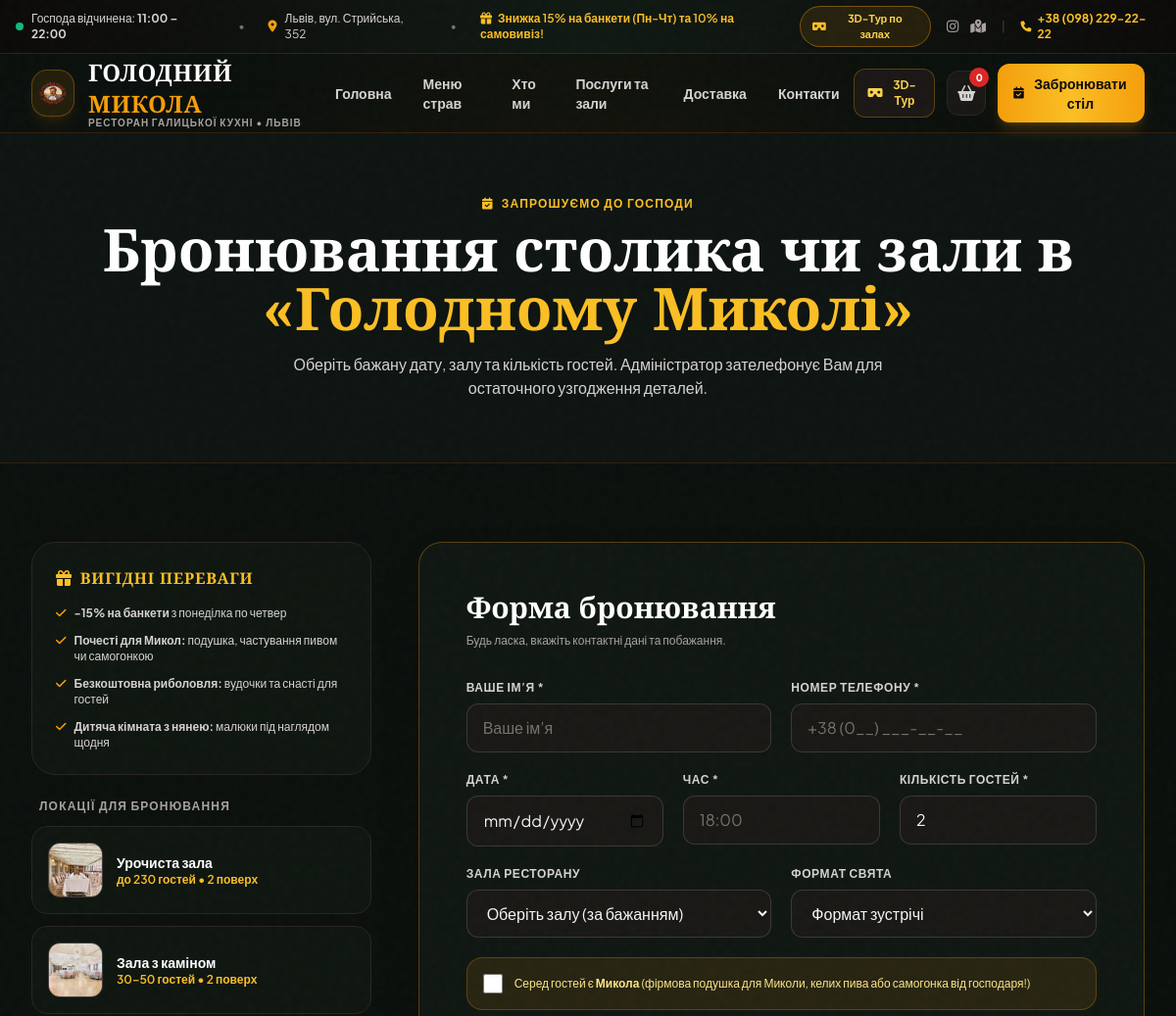
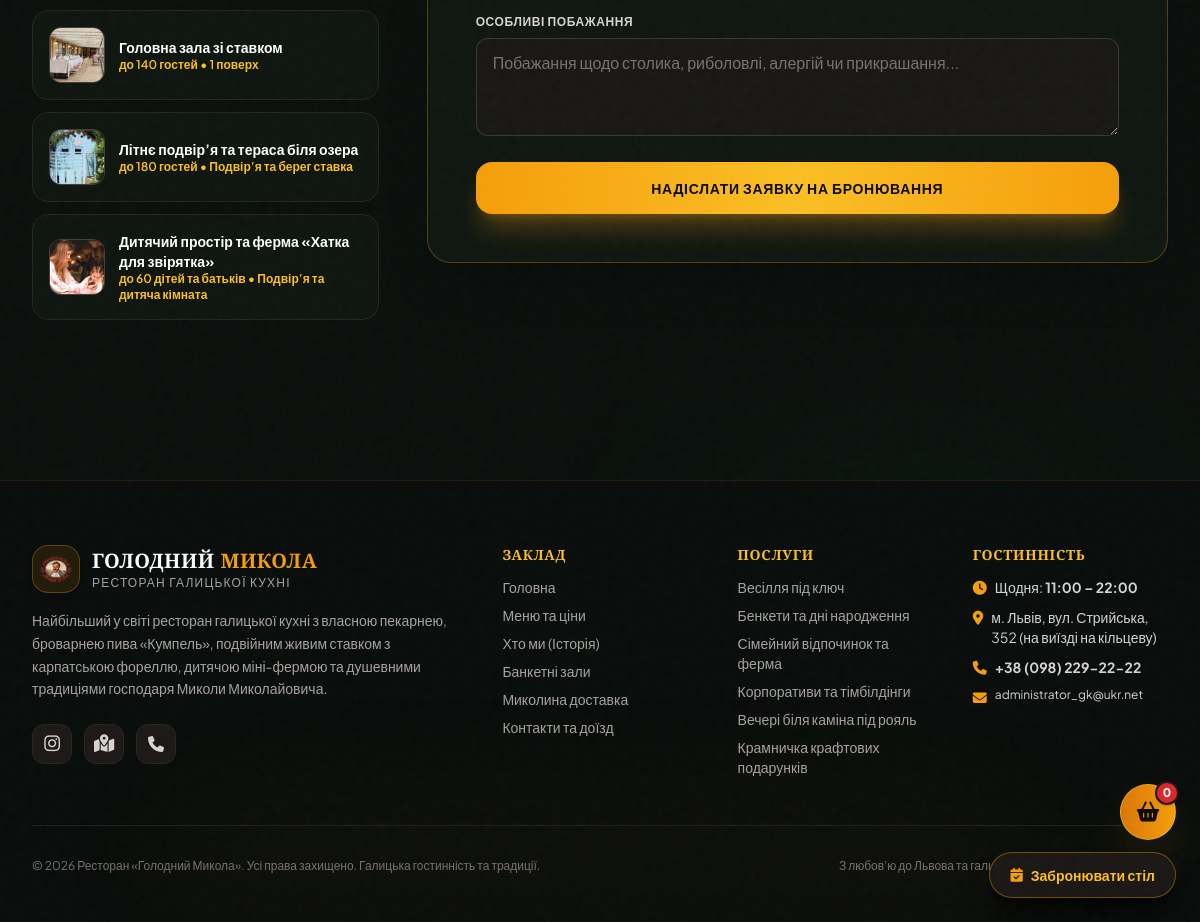
The app's page /broniuvannia/ with its own data (2 pictures, top to bottom).
### projects/models.py (models this page shows, shortened)
class RestaurantHall(models.Model):
    name = models.CharField('Назва зали', max_length=150)
    slug = models.SlugField('URL Slug', max_length=160, unique=True)
    capacity = models.CharField('Місткість', max_length=80, help_text='Наприклад: до 230 гостей')
    floor = models.CharField('Розташування', max_length=80, blank=True, default='1 поверх')
    description = models.TextField('Опис зали та атмосфери')
    features = models.TextField(
        'Особливості та обладнання',
        blank=True,
        help_text='Кожен пункт з нового рядка'
    )
    image = models.CharField('Зображення зали', max_length=300, blank=True)
    order = models.PositiveIntegerField('Порядок', default=0)
    class Meta:
        verbose_name = 'Зала ресторану'
        verbose_name_plural = 'Зали та локації'
        ordering = ['order']

### projects/views.py (the view, shortened to what this page needs)
# urls.py: path('broniuvannia/', ReservationView.as_view(), name='reservation'),
class ReservationView(FormView):
    template_name = 'projects/reservation.html'
    form_class = TableReservationForm
    success_url = reverse_lazy('reservation')
    def get_context_data(self, **kwargs):
        context = super().get_context_data(**kwargs)
        context['halls'] = RestaurantHall.objects.all()
        context['promotions'] = Promotion.objects.filter(is_active=True)
        return context

### templates/projects/reservation.html (shortened to what this page needs)
{% extends 'base.html' %}
{% load static %}
{% block content %}
<section class="py-16 bg-[#0e1411] border-b border-amber-900/30 text-center">
    <div class="max-w-7xl mx-auto px-4 sm:px-6 lg:px-8">
        <span class="text-xs font-bold uppercase tracking-widest text-amber-400 mb-2 block">
            <i class="fa-solid fa-calendar-check mr-2"></i>Запрошуємо до господи
        </span>
        <h1 class="text-4xl sm:text-5xl lg:text-6xl font-serif font-black text-white mb-4">
            Бронювання столика чи зали в <br class="hidden sm:inline">
            <span class="text-amber-400">«Голодному Миколі»</span>
        </h1>
        <p class="text-stone-300 text-sm sm:text-base max-w-2xl mx-auto leading-relaxed">
            Оберіть бажану дату, залу та кількість гостей. Адміністратор зателефонує Вам для остаточного узгодження деталей.
        </p>
    </div>
</section>
<section class="py-20 bg-[#0b100d]">
    <div class="max-w-7xl mx-auto px-4 sm:px-6 lg:px-8">
        <div class="grid grid-cols-1 lg:grid-cols-3 gap-12 items-start">
            <div class="space-y-6">
                <div class="glass-card p-6 rounded-3xl border border-stone-800 space-y-4">
                    <h3 class="text-base font-serif font-bold text-amber-400 uppercase tracking-wider">
                        <i class="fa-solid fa-gift mr-2"></i>Вигідні переваги
                    </h3>
                    <ul class="space-y-3 text-xs text-stone-300">
                        <li class="flex items-start space-x-2">
                            <i class="fa-solid fa-check text-amber-500 mt-0.5"></i>
                            <span><strong>-15% на банкети</strong> з понеділка по четвер</span>
                        </li>
                        <li class="flex items-start space-x-2">
                            <i class="fa-solid fa-check text-amber-500 mt-0.5"></i>
                            <span><strong>Почесті для Микол:</strong> подушка, частування пивом чи самогонкою</span>
                        </li>
                        <li class="flex items-start space-x-2">
                            <i class="fa-solid fa-check text-amber-500 mt-0.5"></i>
                            <span><strong>Безкоштовна риболовля:</strong> вудочки та снасті для гостей</span>
                        </li>
                        <li class="flex items-start space-x-2">
                            <i class="fa-solid fa-check text-amber-500 mt-0.5"></i>
                            <span><strong>Дитяча кімната з нянею:</strong> малюки під наглядом щодня</span>
                        </li>
                    </ul>
                </div>
                <div class="space-y-3">
                    <h4 class="text-xs uppercase tracking-widest text-stone-400 font-bold px-2">Локації для бронювання</h4>
                    {% for h in halls %}
                    <div class="glass-card p-4 rounded-2xl border border-stone-800 flex items-center space-x-3.5">
                        <img src="{{ h.image }}" alt="{{ h.name }}" class="w-14 h-14 rounded-xl object-cover border border-stone-700 flex-shrink-0">
                        <div>
                            <h5 class="text-sm font-bold text-white">{{ h.name }}</h5>
                            <p class="text-xs text-amber-400 font-semibold">{{ h.capacity }} • {{ h.floor }}</p>
                        </div>
                    </div>
                    {% endfor %}
                </div>
            </div>
            <div class="lg:col-span-2 glass-panel p-8 sm:p-12 rounded-3xl border border-amber-500/30 shadow-2xl">
                <h2 class="text-2xl sm:text-3xl font-serif font-bold text-white mb-2">Форма бронювання</h2>
                <p class="text-xs text-stone-400 mb-8">Будь ласка, вкажіть контактні дані та побажання.</p>
                <form method="post" action="{% url 'reservation' %}" class="space-y-5">
                    <div class="grid grid-cols-1 sm:grid-cols-2 gap-5">
                        <div>
                            <label class="block text-xs font-semibold uppercase tracking-wider text-stone-300 mb-2">Ваше ім’я *</label>
                            {{ form.name }}
                        </div>
                        <div>
                            <label class="block text-xs font-semibold uppercase tracking-wider text-stone-300 mb-2">Номер телефону *</label>
                            {{ form.phone }}
                        </div>
                    </div>
                    <div class="grid grid-cols-1 sm:grid-cols-3 gap-5">
                        <div>
                            <label class="block text-xs font-semibold uppercase tracking-wider text-stone-300 mb-2">Дата *</label>
                            {{ form.date }}
                        </div>
                        <div>
                            <label class="block text-xs font-semibold uppercase tracking-wider text-stone-300 mb-2">Час *</label>
                            {{ form.time }}
                        </div>
                        <div>
                            <label class="block text-xs font-semibold uppercase tracking-wider text-stone-300 mb-2">Кількість гостей *</label>
                            {{ form.guests_count }}
                        </div>
                    </div>
                    <div class="grid grid-cols-1 sm:grid-cols-2 gap-5">
                        <div>
                            <label class="block text-xs font-semibold uppercase tracking-wider text-stone-300 mb-2">Зала ресторану</label>
                            {{ form.hall }}
                        </div>
                        <div>
                            <label class="block text-xs font-semibold uppercase tracking-wider text-stone-300 mb-2">Формат свята</label>
                            {{ form.event_type }}
                        </div>
                    </div>
                    <div class="p-4 rounded-2xl bg-amber-500/10 border border-amber-500/25 flex items-center space-x-3">
                        {{ form.has_mykola }}
                        <label for="{{ form.has_mykola.id_for_label }}" class="text-xs text-amber-200 cursor-pointer">
                            Серед гостей є <strong>Микола</strong> (фірмова подушка для Миколи, келих пива або самогонка від господаря!)
                        </label>
                    </div>
                    <div>
                        <label class="block text-xs font-semibold uppercase tracking-wider text-stone-300 mb-2">Особливі побажання</label>
                        {{ form.special_requests }}
                    </div>
                    <button type="submit" class="w-full py-4 rounded-2xl bg-gradient-to-r from-amber-500 via-amber-400 to-amber-500 hover:from-amber-400 hover:to-amber-300 text-stone-950 font-black text-sm uppercase tracking-wider shadow-xl shadow-amber-500/25 transition-all">
                        Надіслати заявку на бронювання
                    </button>
                </form>
            </div>
        </div>
    </div>
</section>
{% endblock %}

### records on screen
RestaurantHall: image (picture), name "Урочиста зала", capacity "до 230 гостей", floor "2 поверх"
RestaurantHall: image (picture), name "Зала з каміном", capacity "30–50 гостей", floor "2 поверх"
RestaurantHall: image (picture), name "Головна зала зі ставком", capacity "до 140 гостей", floor "1 поверх"
RestaurantHall: image (picture), name "Літнє подвір’я та тераса біля озера", capacity "до 180 гостей", floor "Подвір’я та берег ставка"
RestaurantHall: image (picture), name "Дитячий простір та ферма «Хатка для звірятка»", capacity "до 60 дітей та батьків", floor "Подвір’я та дитяча кімната"
